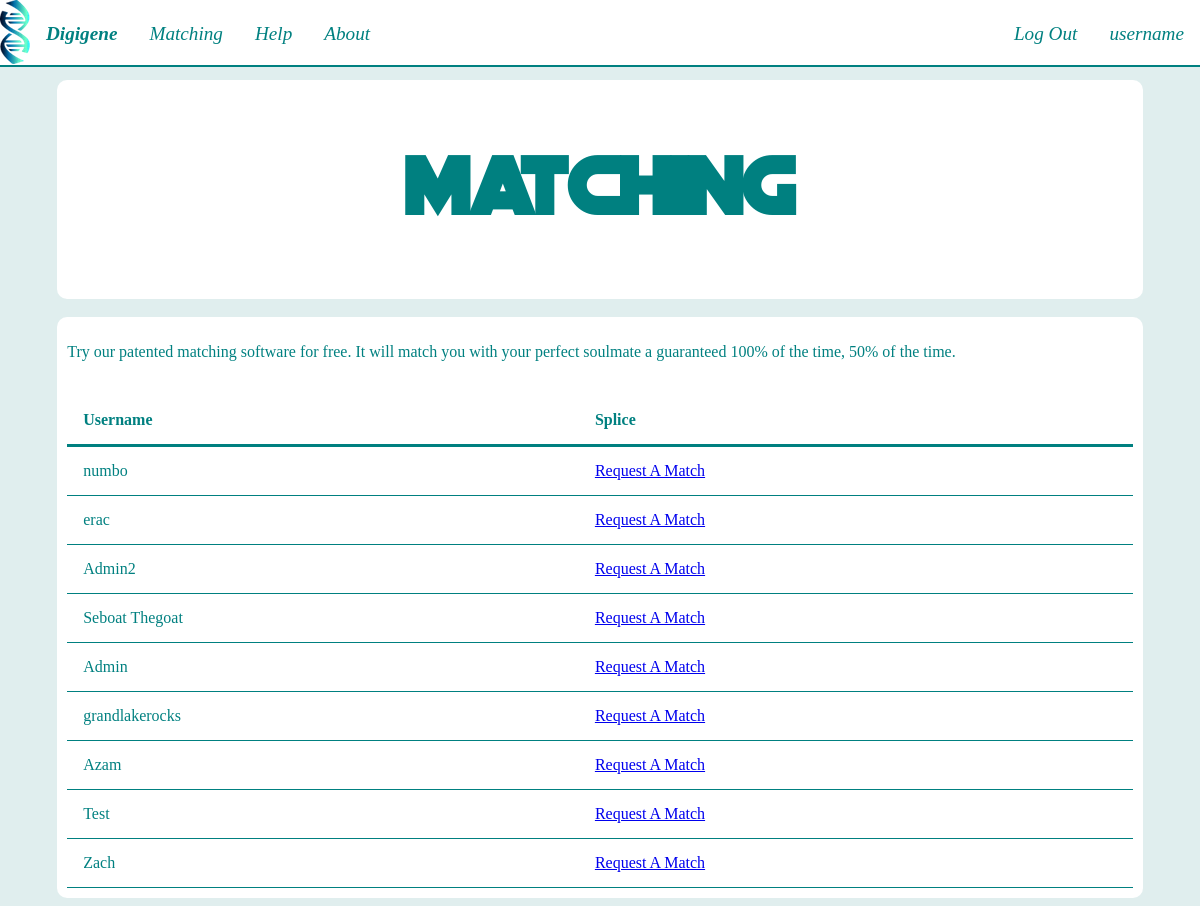
Page /Matching.php (signed in) on the committed database.
### tables this page shows
CREATE TABLE `accounts` (
  `id` int(10) NOT NULL,
  `username` text NOT NULL,
  `password` text NOT NULL,
  `bio` text NOT NULL,
  `age` int(10) NOT NULL,
  `disease` text NOT NULL,
  `gender` text NOT NULL
);

### Matching.php (the view, shortened to what this page needs)
<?php
include 'Navbar.php';
?>
<!DOCTYPE html>
<html>
    <head>
    </head>
    <body>
        <br><br><br><br>
        <div class="bubble">
        <h1>Matching</h1>
        </div>
        <br>
        <div class="bubble">
            <p>Try our patented matching software for free. It will match you with your perfect soulmate a guaranteed 100% of the time, 50% of the time.</p>
        <?php
        $host = "localhost";
        $user = "root";
        $pass = "root";
        $db = "digigene";
        $connection = mysqli_connect($host, $user, $pass) or die ("Unable to connect!");
        mysqli_select_db($connection,$db) or die ("Unable to select database!");
	$query = "SELECT * FROM accounts ORDER BY id DESC";
	$result = mysqli_query($connection, $query) or die ("Error in query: $query. ".mysqli_error());
	if (mysqli_num_rows($result) > 0) {
            echo "<br>";
    	    echo "<table id='userTable' cellpadding=10 border=1>";
    	    echo "<tr> <th>Username</th> <th>Splice</th> </tr>";
    	    while($row = mysqli_fetch_row($result)) {
        	echo "<tr>";
       		echo "<td>" . $row[1]."</td>";
                echo "<td><a href=".$_SERVER['PHP_SELF']."?id=".$row[0].">Request A Match</a> </td>";
       		echo "</tr>";
    	    }
	    echo "</table>";
            echo "</div>";
	} else {
   	    echo "No rows found!";
	}
        ?>
</body>
</html>

### Digigene.css (style rules this page uses)
:root { --bg-color :#E0EEEE; --div-color : white; --text-color: teal; }
.bubble { border-radius: 10px; background: var(--div-color); padding: 10px 10px; width: 90%; margin: auto; }
body { font-family: Verdana; color: var(--text-color); background-color: var(--bg-color); text-align: left; }
h1 { font-family: titleFont; font-size: 500% }
h1, h5 { text-align: center; }
table, td, th { text-align: left; }
table { border-collapse: collapse; border-width: 0px; border-color: var(--div-color); width: 100%; }
th, td { padding: 15px; border-bottom: 1px solid var(--text-color); }
th { border-bottom: 3px solid var(--text-color); }

### rows in the picture
accounts: username "numbo"
accounts: username "erac"
accounts: username "Admin2"
accounts: username "Seboat Thegoat"
accounts: username "Admin"
accounts: username "grandlakerocks"
accounts: username "Azam"
accounts: username "Test"
accounts: username "Zach"

### other values in the picture
$_SESSION['username'] "username"
